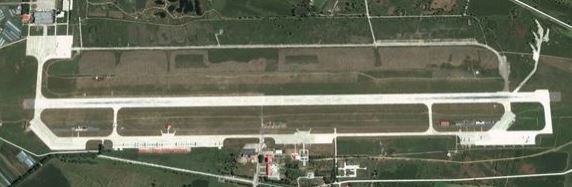
//> input picture hough-transform/Data/airport.JPG, 572 x 187 px
$ ./hough   (built with g++ and OpenCV 4)
//> lines starting //> are read from the running program, lines starting //| are printed output that depends on the picture; after the words box and inside, x2 and y2 are one past the last pixel; in counts of white or black regions, pixels touching at a corner belong together
//Hough Transform

#include <opencv2\opencv.hpp>
#include <string>
#include <iostream>
#include <vector>

using namespace cv;
using namespace std;

int main()
{
	string filename = "Data\\airport.jpg";

	Mat src_color = imread(filename);
//> src_color is the input picture: 187 rows x 572 cols, CV_8UC3; mean B, G, R 92.3, 110.4, 106.7
	imshow("source", src_color);
	if (src_color.empty())
	{
		cout << "can not open " << filename << endl;
		return -1;
	}

	Mat src;
	cvtColor(src_color, src, CV_RGB2GRAY);
	Mat dst, cdst;
	Canny(src, dst, 250, 350, 3);
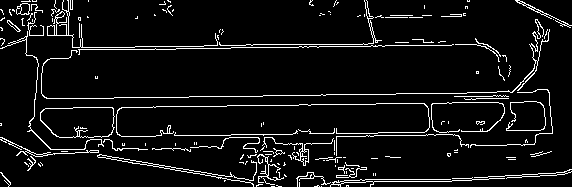
//> dst: 187 rows x 572 cols, CV_8UC1; 6.7% white in thin lines or dots
	cvtColor(dst, cdst, COLOR_GRAY2BGR);
//> cdst: 187 rows x 572 cols, CV_8UC3; 6.7% white in thin lines or dots

	vector<Vec4i> lines;
	HoughLinesP(dst, lines, 1, CV_PI / 180, 100, 50, 56);
//> lines = 16 lines (x1, y1, x2, y2), first 8: [171, 97, 548, 91], [26, 51, 541, 42], [222, 135, 552, 130], [373, 42, 476, 40], [112, 108, 549, 100], [89, 47, 477, 41], [0, 139, 552, 129], [5, 142, 111, 140]
	for (size_t i = 0; i < lines.size(); ++i)
	{
		Vec4i l = lines[i];
		line(src_color, Point(l[0], l[1]), Point(l[2], l[3]), Scalar(0, 0, 255), 2, CV_AA);
	}
//> this loop made 16 passes
//> l on passes 1 to 12: [171, 97, 548, 91], [26, 51, 541, 42], [222, 135, 552, 130], [373, 42, 476, 40], [112, 108, 549, 100], [89, 47, 477, 41], [0, 139, 552, 129], [5, 142, 111, 140], [253, 186, 556, 175], [18, 153, 336, 142], [336, 136, 454, 134], [34, 108, 307, 104]
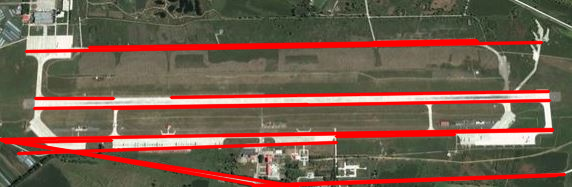
//> src_color: 187 rows x 572 cols, CV_8UC3; 16.14% of pixels changed, all inside (x1, y1, x2, y2) = (0, 38, 567, 187)

	imshow("canny", dst);
	imshow("detected lines", src_color);

	waitKey();

	return 0;
}
